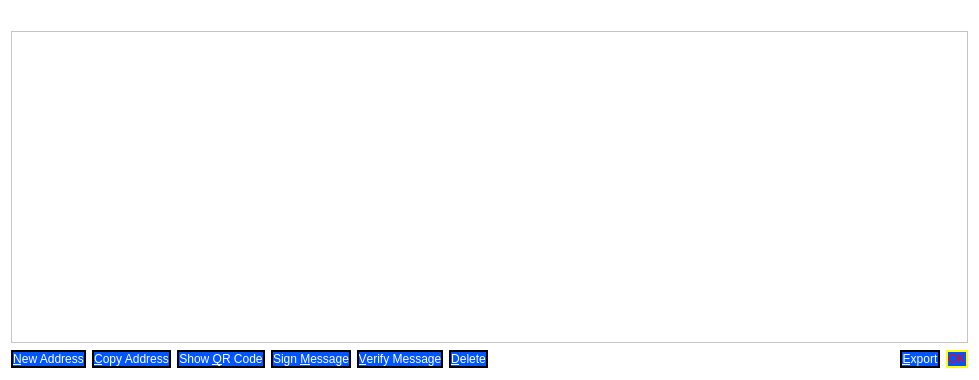
<?xml version="1.0" encoding="UTF-8"?>
<ui version="4.0">
 <class>AddressBookPage</class>
 <widget class="QWidget" name="AddressBookPage">
  <property name="geometry">
   <rect>
    <x>0</x>
    <y>0</y>
    <width>979</width>
    <height>380</height>
   </rect>
  </property>
  <property name="palette">
   <palette>
    <active>
     <colorrole role="WindowText">
      <brush brushstyle="SolidPattern">
       <color alpha="255">
        <red>255</red>
        <green>255</green>
        <blue>0</blue>
       </color>
      </brush>
     </colorrole>
     <colorrole role="Button">
      <brush brushstyle="SolidPattern">
       <color alpha="255">
        <red>255</red>
        <green>255</green>
        <blue>255</blue>
       </color>
      </brush>
     </colorrole>
     <colorrole role="Midlight">
      <brush brushstyle="SolidPattern">
       <color alpha="255">
        <red>255</red>
        <green>255</green>
        <blue>255</blue>
       </color>
      </brush>
     </colorrole>
     <colorrole role="Dark">
      <brush brushstyle="SolidPattern">
       <color alpha="255">
        <red>255</red>
        <green>255</green>
        <blue>255</blue>
       </color>
      </brush>
     </colorrole>
     <colorrole role="Mid">
      <brush brushstyle="SolidPattern">
       <color alpha="255">
        <red>255</red>
        <green>255</green>
        <blue>255</blue>
       </color>
      </brush>
     </colorrole>
     <colorrole role="Text">
      <brush brushstyle="SolidPattern">
       <color alpha="255">
        <red>255</red>
        <green>255</green>
        <blue>255</blue>
       </color>
      </brush>
     </colorrole>
     <colorrole role="ButtonText">
      <brush brushstyle="SolidPattern">
       <color alpha="255">
        <red>255</red>
        <green>255</green>
        <blue>255</blue>
       </color>
      </brush>
     </colorrole>
     <colorrole role="Base">
      <brush brushstyle="SolidPattern">
       <color alpha="255">
        <red>255</red>
        <green>255</green>
        <blue>255</blue>
       </color>
      </brush>
     </colorrole>
     <colorrole role="Window">
      <brush brushstyle="SolidPattern">
       <color alpha="255">
        <red>255</red>
        <green>255</green>
        <blue>255</blue>
       </color>
      </brush>
     </colorrole>
     <colorrole role="Shadow">
      <brush brushstyle="SolidPattern">
       <color alpha="255">
        <red>255</red>
        <green>255</green>
        <blue>255</blue>
       </color>
      </brush>
     </colorrole>
     <colorrole role="Highlight">
      <brush brushstyle="SolidPattern">
       <color alpha="255">
        <red>170</red>
        <green>0</green>
        <blue>0</blue>
       </color>
      </brush>
     </colorrole>
     <colorrole role="ToolTipText">
      <brush brushstyle="SolidPattern">
       <color alpha="255">
        <red>255</red>
        <green>255</green>
        <blue>0</blue>
       </color>
      </brush>
     </colorrole>
    </active>
    <inactive>
     <colorrole role="WindowText">
      <brush brushstyle="SolidPattern">
       <color alpha="255">
        <red>255</red>
        <green>255</green>
        <blue>0</blue>
       </color>
      </brush>
     </colorrole>
     <colorrole role="Button">
      <brush brushstyle="SolidPattern">
       <color alpha="255">
        <red>255</red>
        <green>255</green>
        <blue>255</blue>
       </color>
      </brush>
     </colorrole>
     <colorrole role="Midlight">
      <brush brushstyle="SolidPattern">
       <color alpha="255">
        <red>255</red>
        <green>255</green>
        <blue>255</blue>
       </color>
      </brush>
     </colorrole>
     <colorrole role="Dark">
      <brush brushstyle="SolidPattern">
       <color alpha="255">
        <red>255</red>
        <green>255</green>
        <blue>255</blue>
       </color>
      </brush>
     </colorrole>
     <colorrole role="Mid">
      <brush brushstyle="SolidPattern">
       <color alpha="255">
        <red>255</red>
        <green>255</green>
        <blue>255</blue>
       </color>
      </brush>
     </colorrole>
     <colorrole role="Text">
      <brush brushstyle="SolidPattern">
       <color alpha="255">
        <red>255</red>
        <green>255</green>
        <blue>255</blue>
       </color>
      </brush>
     </colorrole>
     <colorrole role="ButtonText">
      <brush brushstyle="SolidPattern">
       <color alpha="255">
        <red>255</red>
        <green>255</green>
        <blue>255</blue>
       </color>
      </brush>
     </colorrole>
     <colorrole role="Base">
      <brush brushstyle="SolidPattern">
       <color alpha="255">
        <red>255</red>
        <green>255</green>
        <blue>255</blue>
       </color>
      </brush>
     </colorrole>
     <colorrole role="Window">
      <brush brushstyle="SolidPattern">
       <color alpha="255">
        <red>255</red>
        <green>255</green>
        <blue>255</blue>
       </color>
      </brush>
     </colorrole>
     <colorrole role="Shadow">
      <brush brushstyle="SolidPattern">
       <color alpha="255">
        <red>255</red>
        <green>255</green>
        <blue>255</blue>
       </color>
      </brush>
     </colorrole>
     <colorrole role="Highlight">
      <brush brushstyle="SolidPattern">
       <color alpha="255">
        <red>170</red>
        <green>0</green>
        <blue>0</blue>
       </color>
      </brush>
     </colorrole>
     <colorrole role="ToolTipText">
      <brush brushstyle="SolidPattern">
       <color alpha="255">
        <red>255</red>
        <green>255</green>
        <blue>0</blue>
       </color>
      </brush>
     </colorrole>
    </inactive>
    <disabled>
     <colorrole role="WindowText">
      <brush brushstyle="SolidPattern">
       <color alpha="255">
        <red>255</red>
        <green>255</green>
        <blue>255</blue>
       </color>
      </brush>
     </colorrole>
     <colorrole role="Button">
      <brush brushstyle="SolidPattern">
       <color alpha="255">
        <red>255</red>
        <green>255</green>
        <blue>255</blue>
       </color>
      </brush>
     </colorrole>
     <colorrole role="Midlight">
      <brush brushstyle="SolidPattern">
       <color alpha="255">
        <red>255</red>
        <green>255</green>
        <blue>255</blue>
       </color>
      </brush>
     </colorrole>
     <colorrole role="Dark">
      <brush brushstyle="SolidPattern">
       <color alpha="255">
        <red>255</red>
        <green>255</green>
        <blue>255</blue>
       </color>
      </brush>
     </colorrole>
     <colorrole role="Mid">
      <brush brushstyle="SolidPattern">
       <color alpha="255">
        <red>255</red>
        <green>255</green>
        <blue>255</blue>
       </color>
      </brush>
     </colorrole>
     <colorrole role="Text">
      <brush brushstyle="SolidPattern">
       <color alpha="255">
        <red>255</red>
        <green>255</green>
        <blue>255</blue>
       </color>
      </brush>
     </colorrole>
     <colorrole role="ButtonText">
      <brush brushstyle="SolidPattern">
       <color alpha="255">
        <red>255</red>
        <green>255</green>
        <blue>255</blue>
       </color>
      </brush>
     </colorrole>
     <colorrole role="Base">
      <brush brushstyle="SolidPattern">
       <color alpha="255">
        <red>255</red>
        <green>255</green>
        <blue>255</blue>
       </color>
      </brush>
     </colorrole>
     <colorrole role="Window">
      <brush brushstyle="SolidPattern">
       <color alpha="255">
        <red>255</red>
        <green>255</green>
        <blue>255</blue>
       </color>
      </brush>
     </colorrole>
     <colorrole role="Shadow">
      <brush brushstyle="SolidPattern">
       <color alpha="255">
        <red>255</red>
        <green>255</green>
        <blue>255</blue>
       </color>
      </brush>
     </colorrole>
     <colorrole role="Highlight">
      <brush brushstyle="SolidPattern">
       <color alpha="255">
        <red>170</red>
        <green>0</green>
        <blue>0</blue>
       </color>
      </brush>
     </colorrole>
     <colorrole role="ToolTipText">
      <brush brushstyle="SolidPattern">
       <color alpha="255">
        <red>255</red>
        <green>255</green>
        <blue>0</blue>
       </color>
      </brush>
     </colorrole>
    </disabled>
   </palette>
  </property>
  <property name="windowTitle">
   <string>Address Book</string>
  </property>
  <layout class="QVBoxLayout" name="verticalLayout">
   <item>
    <widget class="QLabel" name="labelExplanation">
     <property name="styleSheet">
      <string notr="true">color: rgb(255, 255, 0);</string>
     </property>
     <property name="textFormat">
      <enum>Qt::PlainText</enum>
     </property>
     <property name="wordWrap">
      <bool>true</bool>
     </property>
    </widget>
   </item>
   <item>
    <widget class="QTableView" name="tableView">
     <property name="palette">
      <palette>
       <active>
        <colorrole role="WindowText">
         <brush brushstyle="SolidPattern">
          <color alpha="255">
           <red>255</red>
           <green>255</green>
           <blue>0</blue>
          </color>
         </brush>
        </colorrole>
        <colorrole role="Button">
         <brush brushstyle="SolidPattern">
          <color alpha="255">
           <red>255</red>
           <green>255</green>
           <blue>255</blue>
          </color>
         </brush>
        </colorrole>
        <colorrole role="Midlight">
         <brush brushstyle="SolidPattern">
          <color alpha="255">
           <red>255</red>
           <green>255</green>
           <blue>255</blue>
          </color>
         </brush>
        </colorrole>
        <colorrole role="Dark">
         <brush brushstyle="SolidPattern">
          <color alpha="255">
           <red>255</red>
           <green>255</green>
           <blue>255</blue>
          </color>
         </brush>
        </colorrole>
        <colorrole role="Mid">
         <brush brushstyle="SolidPattern">
          <color alpha="255">
           <red>255</red>
           <green>255</green>
           <blue>255</blue>
          </color>
         </brush>
        </colorrole>
        <colorrole role="Text">
         <brush brushstyle="SolidPattern">
          <color alpha="255">
           <red>255</red>
           <green>255</green>
           <blue>255</blue>
          </color>
         </brush>
        </colorrole>
        <colorrole role="ButtonText">
         <brush brushstyle="SolidPattern">
          <color alpha="255">
           <red>255</red>
           <green>255</green>
           <blue>255</blue>
          </color>
         </brush>
        </colorrole>
        <colorrole role="Base">
         <brush brushstyle="SolidPattern">
          <color alpha="255">
           <red>255</red>
           <green>255</green>
           <blue>255</blue>
          </color>
         </brush>
        </colorrole>
        <colorrole role="Window">
         <brush brushstyle="SolidPattern">
          <color alpha="255">
           <red>255</red>
           <green>255</green>
           <blue>255</blue>
          </color>
         </brush>
        </colorrole>
        <colorrole role="Shadow">
         <brush brushstyle="SolidPattern">
          <color alpha="255">
           <red>255</red>
           <green>255</green>
           <blue>255</blue>
          </color>
         </brush>
        </colorrole>
        <colorrole role="Highlight">
         <brush brushstyle="SolidPattern">
          <color alpha="255">
           <red>170</red>
           <green>0</green>
           <blue>0</blue>
          </color>
         </brush>
        </colorrole>
        <colorrole role="LinkVisited">
         <brush brushstyle="SolidPattern">
          <color alpha="255">
           <red>255</red>
           <green>255</green>
           <blue>255</blue>
          </color>
         </brush>
        </colorrole>
        <colorrole role="AlternateBase">
         <brush brushstyle="SolidPattern">
          <color alpha="255">
           <red>0</red>
           <green>85</green>
           <blue>255</blue>
          </color>
         </brush>
        </colorrole>
        <colorrole role="ToolTipText">
         <brush brushstyle="SolidPattern">
          <color alpha="255">
           <red>255</red>
           <green>255</green>
           <blue>0</blue>
          </color>
         </brush>
        </colorrole>
       </active>
       <inactive>
        <colorrole role="WindowText">
         <brush brushstyle="SolidPattern">
          <color alpha="255">
           <red>255</red>
           <green>255</green>
           <blue>0</blue>
          </color>
         </brush>
        </colorrole>
        <colorrole role="Button">
         <brush brushstyle="SolidPattern">
          <color alpha="255">
           <red>255</red>
           <green>255</green>
           <blue>255</blue>
          </color>
         </brush>
        </colorrole>
        <colorrole role="Midlight">
         <brush brushstyle="SolidPattern">
          <color alpha="255">
           <red>255</red>
           <green>255</green>
           <blue>255</blue>
          </color>
         </brush>
        </colorrole>
        <colorrole role="Dark">
         <brush brushstyle="SolidPattern">
          <color alpha="255">
           <red>255</red>
           <green>255</green>
           <blue>255</blue>
          </color>
         </brush>
        </colorrole>
        <colorrole role="Mid">
         <brush brushstyle="SolidPattern">
          <color alpha="255">
           <red>255</red>
           <green>255</green>
           <blue>255</blue>
          </color>
         </brush>
        </colorrole>
        <colorrole role="Text">
         <brush brushstyle="SolidPattern">
          <color alpha="255">
           <red>255</red>
           <green>255</green>
           <blue>255</blue>
          </color>
         </brush>
        </colorrole>
        <colorrole role="ButtonText">
         <brush brushstyle="SolidPattern">
          <color alpha="255">
           <red>255</red>
           <green>255</green>
           <blue>255</blue>
          </color>
         </brush>
        </colorrole>
        <colorrole role="Base">
         <brush brushstyle="SolidPattern">
          <color alpha="255">
           <red>255</red>
           <green>255</green>
           <blue>255</blue>
          </color>
         </brush>
        </colorrole>
        <colorrole role="Window">
         <brush brushstyle="SolidPattern">
          <color alpha="255">
           <red>255</red>
           <green>255</green>
           <blue>255</blue>
          </color>
         </brush>
        </colorrole>
        <colorrole role="Shadow">
         <brush brushstyle="SolidPattern">
          <color alpha="255">
           <red>255</red>
           <green>255</green>
           <blue>255</blue>
          </color>
         </brush>
        </colorrole>
        <colorrole role="Highlight">
         <brush brushstyle="SolidPattern">
          <color alpha="255">
           <red>170</red>
           <green>0</green>
           <blue>0</blue>
          </color>
         </brush>
        </colorrole>
        <colorrole role="LinkVisited">
         <brush brushstyle="SolidPattern">
          <color alpha="255">
           <red>255</red>
           <green>255</green>
           <blue>255</blue>
          </color>
         </brush>
        </colorrole>
        <colorrole role="AlternateBase">
         <brush brushstyle="SolidPattern">
          <color alpha="255">
           <red>0</red>
           <green>85</green>
           <blue>255</blue>
          </color>
         </brush>
        </colorrole>
        <colorrole role="ToolTipText">
         <brush brushstyle="SolidPattern">
          <color alpha="255">
           <red>255</red>
           <green>255</green>
           <blue>0</blue>
          </color>
         </brush>
        </colorrole>
       </inactive>
       <disabled>
        <colorrole role="WindowText">
         <brush brushstyle="SolidPattern">
          <color alpha="255">
           <red>255</red>
           <green>255</green>
           <blue>255</blue>
          </color>
         </brush>
        </colorrole>
        <colorrole role="Button">
         <brush brushstyle="SolidPattern">
          <color alpha="255">
           <red>255</red>
           <green>255</green>
           <blue>255</blue>
          </color>
         </brush>
        </colorrole>
        <colorrole role="Midlight">
         <brush brushstyle="SolidPattern">
          <color alpha="255">
           <red>255</red>
           <green>255</green>
           <blue>255</blue>
          </color>
         </brush>
        </colorrole>
        <colorrole role="Dark">
         <brush brushstyle="SolidPattern">
          <color alpha="255">
           <red>255</red>
           <green>255</green>
           <blue>255</blue>
          </color>
         </brush>
        </colorrole>
        <colorrole role="Mid">
         <brush brushstyle="SolidPattern">
          <color alpha="255">
           <red>255</red>
           <green>255</green>
           <blue>255</blue>
          </color>
         </brush>
        </colorrole>
        <colorrole role="Text">
         <brush brushstyle="SolidPattern">
          <color alpha="255">
           <red>255</red>
           <green>255</green>
           <blue>255</blue>
          </color>
         </brush>
        </colorrole>
        <colorrole role="ButtonText">
         <brush brushstyle="SolidPattern">
          <color alpha="255">
           <red>255</red>
           <green>255</green>
           <blue>255</blue>
          </color>
         </brush>
        </colorrole>
        <colorrole role="Base">
         <brush brushstyle="SolidPattern">
          <color alpha="255">
           <red>255</red>
           <green>255</green>
           <blue>255</blue>
          </color>
         </brush>
        </colorrole>
        <colorrole role="Window">
         <brush brushstyle="SolidPattern">
          <color alpha="255">
           <red>255</red>
           <green>255</green>
           <blue>255</blue>
          </color>
         </brush>
        </colorrole>
        <colorrole role="Shadow">
         <brush brushstyle="SolidPattern">
          <color alpha="255">
           <red>255</red>
           <green>255</green>
           <blue>255</blue>
          </color>
         </brush>
        </colorrole>
        <colorrole role="Highlight">
         <brush brushstyle="SolidPattern">
          <color alpha="255">
           <red>170</red>
           <green>0</green>
           <blue>0</blue>
          </color>
         </brush>
        </colorrole>
        <colorrole role="LinkVisited">
         <brush brushstyle="SolidPattern">
          <color alpha="255">
           <red>255</red>
           <green>255</green>
           <blue>255</blue>
          </color>
         </brush>
        </colorrole>
        <colorrole role="AlternateBase">
         <brush brushstyle="SolidPattern">
          <color alpha="255">
           <red>0</red>
           <green>85</green>
           <blue>255</blue>
          </color>
         </brush>
        </colorrole>
        <colorrole role="ToolTipText">
         <brush brushstyle="SolidPattern">
          <color alpha="255">
           <red>255</red>
           <green>255</green>
           <blue>0</blue>
          </color>
         </brush>
        </colorrole>
       </disabled>
      </palette>
     </property>
     <property name="contextMenuPolicy">
      <enum>Qt::CustomContextMenu</enum>
     </property>
     <property name="toolTip">
      <string>Double-click to edit address or label</string>
     </property>
     <property name="tabKeyNavigation">
      <bool>false</bool>
     </property>
     <property name="alternatingRowColors">
      <bool>true</bool>
     </property>
     <property name="selectionMode">
      <enum>QAbstractItemView::SingleSelection</enum>
     </property>
     <property name="selectionBehavior">
      <enum>QAbstractItemView::SelectRows</enum>
     </property>
     <property name="sortingEnabled">
      <bool>true</bool>
     </property>
     <attribute name="verticalHeaderVisible">
      <bool>false</bool>
     </attribute>
    </widget>
   </item>
   <item>
    <layout class="QHBoxLayout" name="horizontalLayout">
     <item>
      <widget class="QPushButton" name="newAddress">
       <property name="toolTip">
        <string>Create a new address</string>
       </property>
       <property name="styleSheet">
        <string notr="true">background-color: rgb(0, 85, 255);
color: rgb(255, 255, 255);
border-style:solid;
border-width:2px;
border-color:black;
</string>
       </property>
       <property name="text">
        <string>&amp;New Address</string>
       </property>
       <property name="icon">
        <iconset resource="../bitcoin.qrc">
         <normaloff>:/icons/add</normaloff>:/icons/add</iconset>
       </property>
      </widget>
     </item>
     <item>
      <widget class="QPushButton" name="copyAddress">
       <property name="toolTip">
        <string>Copy the currently selected address to the system clipboard</string>
       </property>
       <property name="styleSheet">
        <string notr="true">background-color: rgb(0, 85, 255);
color: rgb(255, 255, 255);
border-style:solid;
border-width:2px;
border-color:black;</string>
       </property>
       <property name="text">
        <string>&amp;Copy Address</string>
       </property>
       <property name="icon">
        <iconset resource="../bitcoin.qrc">
         <normaloff>:/icons/editcopy</normaloff>:/icons/editcopy</iconset>
       </property>
      </widget>
     </item>
     <item>
      <widget class="QPushButton" name="showQRCode">
       <property name="styleSheet">
        <string notr="true">background-color: rgb(0, 85, 255);
color: rgb(255, 255, 255);
border-style:solid;
border-width:2px;
border-color:black;</string>
       </property>
       <property name="text">
        <string>Show &amp;QR Code</string>
       </property>
       <property name="icon">
        <iconset resource="../bitcoin.qrc">
         <normaloff>:/icons/qrcode</normaloff>:/icons/qrcode</iconset>
       </property>
      </widget>
     </item>
     <item>
      <widget class="QPushButton" name="signMessage">
       <property name="toolTip">
        <string>Sign a message to prove you own a Blakecoin address</string>
       </property>
       <property name="styleSheet">
        <string notr="true">background-color: rgb(0, 85, 255);
color: rgb(255, 255, 255);
border-style:solid;
border-width:2px;
border-color:black;</string>
       </property>
       <property name="text">
        <string>Sign &amp;Message</string>
       </property>
       <property name="icon">
        <iconset resource="../bitcoin.qrc">
         <normaloff>:/icons/edit</normaloff>:/icons/edit</iconset>
       </property>
      </widget>
     </item>
     <item>
      <widget class="QPushButton" name="verifyMessage">
       <property name="toolTip">
        <string>Verify a message to ensure it was signed with a specified Blakecoin address</string>
       </property>
       <property name="styleSheet">
        <string notr="true">background-color: rgb(0, 85, 255);
color: rgb(255, 255, 255);
border-style:solid;
border-width:2px;
border-color:black;</string>
       </property>
       <property name="text">
        <string>&amp;Verify Message</string>
       </property>
       <property name="icon">
        <iconset resource="../bitcoin.qrc">
         <normaloff>:/icons/transaction_0</normaloff>:/icons/transaction_0</iconset>
       </property>
      </widget>
     </item>
     <item>
      <widget class="QPushButton" name="deleteAddress">
       <property name="toolTip">
        <string>Delete the currently selected address from the list</string>
       </property>
       <property name="styleSheet">
        <string notr="true">background-color: rgb(0, 85, 255);
color: rgb(255, 255, 255);
border-style:solid;
border-width:2px;
border-color:black;</string>
       </property>
       <property name="text">
        <string>&amp;Delete</string>
       </property>
       <property name="icon">
        <iconset resource="../bitcoin.qrc">
         <normaloff>:/icons/remove</normaloff>:/icons/remove</iconset>
       </property>
      </widget>
     </item>
     <item>
      <spacer name="horizontalSpacer">
       <property name="orientation">
        <enum>Qt::Horizontal</enum>
       </property>
       <property name="sizeHint" stdset="0">
        <size>
         <width>20</width>
         <height>20</height>
        </size>
       </property>
      </spacer>
     </item>
     <item>
      <widget class="QPushButton" name="exportButton">
       <property name="toolTip">
        <string>Export the data in the current tab to a file</string>
       </property>
       <property name="styleSheet">
        <string notr="true">background-color: rgb(0, 85, 255);
color: rgb(255, 255, 255);
border-style:solid;
border-width:2px;
border-color:black;</string>
       </property>
       <property name="text">
        <string>&amp;Export</string>
       </property>
       <property name="icon">
        <iconset resource="../bitcoin.qrc">
         <normaloff>:/icons/export</normaloff>:/icons/export</iconset>
       </property>
      </widget>
     </item>
     <item>
      <widget class="QDialogButtonBox" name="buttonBox">
       <property name="sizePolicy">
        <sizepolicy hsizetype="Maximum" vsizetype="Fixed">
         <horstretch>0</horstretch>
         <verstretch>0</verstretch>
        </sizepolicy>
       </property>
       <property name="styleSheet">
        <string notr="true">background-color: rgb(0, 85, 255);
color: rgb(255, 0, 0);
border-style:solid;
border-width:2px;
border-color:yellow;</string>
       </property>
       <property name="standardButtons">
        <set>QDialogButtonBox::Ok</set>
       </property>
      </widget>
     </item>
    </layout>
   </item>
  </layout>
 </widget>
 <resources>
  <include location="../bitcoin.qrc"/>
 </resources>
 <connections/>
</ui>
